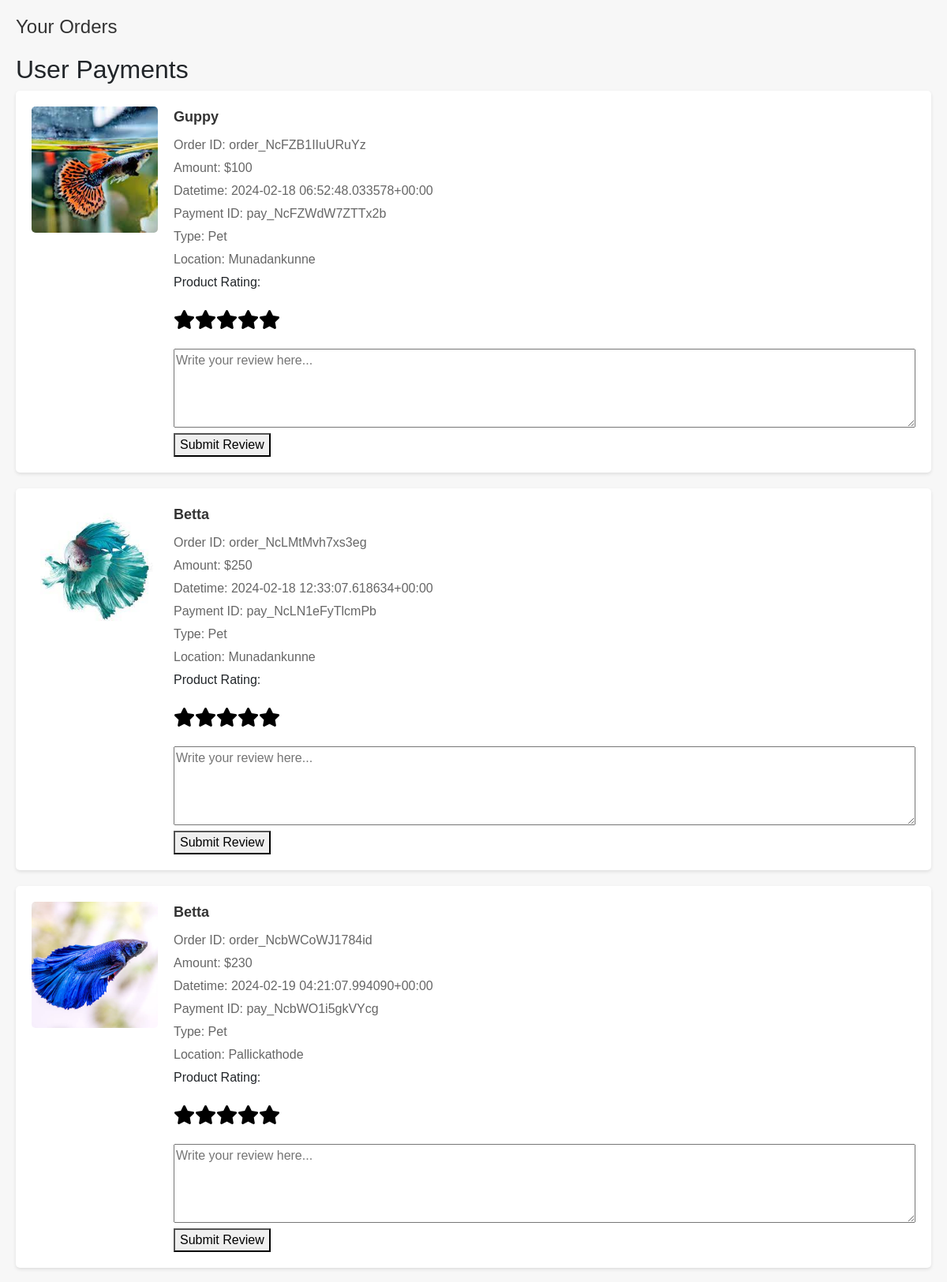
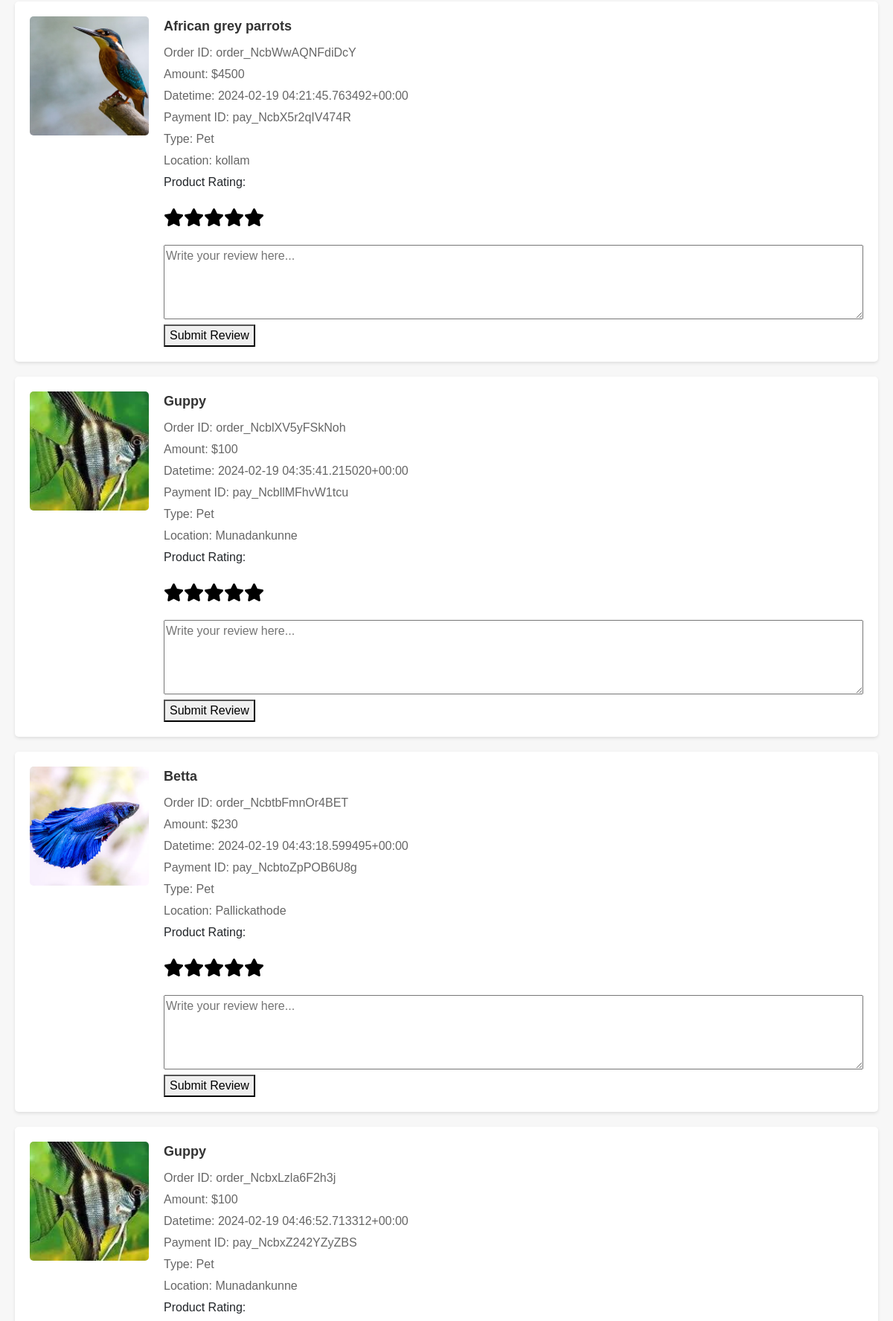
The page /order/ (upper part) on the database its author committed (2 pictures, top to bottom).
### aapmapp/models.py (models this page shows, shortened)
class Userpayment(models.Model):
    user      =     models.ForeignKey(dealer, on_delete=models.CASCADE,null=True,blank=True)
    cart = models.IntegerField(blank=True, null=True)
    amount = models.IntegerField(default=0)
    datetime = models.TextField(default="empty")
    order_id_data = models.TextField(default="empty")
    payment_id_data = models.TextField(default="empty")
    item = models.ForeignKey(Pet,on_delete=models.CASCADE, null=False)
    status = models.TextField(default="active")

class Pet(models.Model):
    dealer = models.ForeignKey(dealer, on_delete=models.CASCADE)  # Add this line to create the foreign key relationship
    CATEGORY_CHOICES = [
        ('dog', 'Dogs'),
        ('cat', 'Cats'),
        ('fish', 'Fish'),
        ('bird', 'Birds'),
    ]
    category = models.CharField(max_length=4, choices=CATEGORY_CHOICES)
    pet_breed = models.CharField(max_length=100, null=True)
    pet_age = models.CharField(max_length=10 ,null=True)
    pet_description = models.TextField(max_length=30, null=True)
    price = models.DecimalField(max_digits=10, decimal_places=2)
    quantity = models.PositiveIntegerField()
    location = models.CharField(max_length=100)
    image = models.ImageField(upload_to='pet_images/')

### aapmapp/views.py (the view)
# urls.py: path('order/', views.order, name='order'),
def order(request):
    user_payments = Userpayment.objects.all()  # Retrieve all user payments from Userpayment model
    user_payments_aquarium = Userpayment_aquarium.objects.all()  # Retrieve all user payments from Userpayment_aquarium model
    pets = Pet.objects.all()
    pet_ids = [pet.id for pet in pets]
    return render(request, 'order.html', {'user_payments': user_payments, 'user_payments_aquarium': user_payments_aquarium, 'pet_ids': pet_ids})

### aapmapp/templates/order.html (shortened to what this page needs)
<!DOCTYPE html>
<html lang="en">
<head>
    <link rel="stylesheet" href="https://maxcdn.bootstrapcdn.com/bootstrap/4.5.2/css/bootstrap.min.css">
    <link rel="stylesheet" href="https://cdnjs.cloudflare.com/ajax/libs/font-awesome/5.15.4/css/all.min.css">
</head>
<body>
    <div class="container">
        <h1>Your Orders</h1>
        <h2>User Payments</h2>
        {% for payment in user_payments %}
        <div class="order-item">
            <div class="item-details">
                <img src="{{ payment.item.image.url }}" alt="Product Image" class="item-image">
                <div class="item-info">
                    <div class="item-name">{{ payment.item.pet_breed }}</div>
                    <div class="item-meta">Order ID: {{ payment.order_id_data }}</div>
                    <div class="item-meta">Amount: ${{ payment.amount }}</div>
                    <div class="item-meta">Datetime: {{ payment.datetime }}</div>
                    <div class="item-meta">Payment ID: {{ payment.payment_id_data }}</div>
                    <div class="item-meta">Type: Pet</div>
                    <div class="item-meta">Location: {{ payment.item.location }}</div>
                    <div class="review-form">
                        <form method="post" action="{% url 'submit_review' payment.item.id %}">
                            <label for="product_rating">Product Rating:</label>
                            <div class="rating">
                                <label for="star5"><i class="fas fa-star "></i></label>
                                <label for="star4"><i class="fas fa-star "></i></label>
                                <label for="star3"><i class="fas fa-star "></i></label>
                                <label for="star2"><i class="fas fa-star "></i></label>
                                <label for="star1"><i class="fas fa-star "></i></label>
                            </div>
                            <textarea name="product_review" placeholder="Write your review here...">{{ payment.review }}</textarea>
                            <button type="submit">Submit Review</button>
                        </form>
                    </div>
                </div>
            </div>
        </div>
        {% endfor %}
    </div>
</body>
</html>

### aapmapp/templates/order.html (style rules this page uses)
body { font-family: Arial, sans-serif; background-color: #f7f7f7; }
.container { max-width: 1200px; margin: 0 auto; padding: 20px; }
h1 { font-size: 24px; margin-bottom: 20px; color: #333; }
.order-item { display: flex; margin-bottom: 20px; background-color: #fff; border-radius: 5px; box-shadow: 0 2px 4px rgba(0, 0, 0, 0.1); }
.item-details { display: flex; padding: 20px; width: 100%; }
.item-image { width: 160px; height: 160px; object-fit: cover; border-radius: 5px; margin-right: 20px; }
.item-info { flex-grow: 1; }
.item-name { font-size: 18px; font-weight: bold; margin-bottom: 10px; color: #333; }
.item-meta { color: #666; margin-bottom: 5px; }
.rating { margin-top: 10px; display: flex; align-items: center; }
.rating label { font-size: 24px; color: #000; cursor: pointer; }
.review-form textarea { width: 100%; height: 100px; resize: vertical; margin-top: 10px; }

### rows shown on the page
Userpayment: item.image (picture), item.pet_breed "Guppy", order_id_data "order_NcFZB1IIuURuYz", amount "100", datetime "2024-02-18 06:52:48.033578+00:00", payment_id_data "pay_NcFZWdW7ZTTx2b", item.location "Munadankunne"
Userpayment: item.image (picture), item.pet_breed "Betta", order_id_data "order_NcLMtMvh7xs3eg", amount "250", datetime "2024-02-18 12:33:07.618634+00:00", payment_id_data "pay_NcLN1eFyTlcmPb", item.location "Munadankunne"
Userpayment: item.image (picture), item.pet_breed "Betta", order_id_data "order_NcbWCoWJ1784id", amount "230", datetime "2024-02-19 04:21:07.994090+00:00", payment_id_data "pay_NcbWO1i5gkVYcg", item.location "Pallickathode"
Userpayment: item.image (picture), item.pet_breed "African grey parrots", order_id_data "order_NcbWwAQNFdiDcY", amount "4500", datetime "2024-02-19 04:21:45.763492+00:00", payment_id_data "pay_NcbX5r2qIV474R", item.location "kollam"
Userpayment: item.image (picture), item.pet_breed "Guppy", order_id_data "order_NcblXV5yFSkNoh", amount "100", datetime "2024-02-19 04:35:41.215020+00:00", payment_id_data "pay_NcbllMFhvW1tcu", item.location "Munadankunne"
Userpayment: item.image (picture), item.pet_breed "Betta", order_id_data "order_NcbtbFmnOr4BET", amount "230", datetime "2024-02-19 04:43:18.599495+00:00", payment_id_data "pay_NcbtoZpPOB6U8g", item.location "Pallickathode"
Userpayment: item.image (picture), item.pet_breed "Guppy", order_id_data "order_NcbxLzla6F2h3j", amount "100", datetime "2024-02-19 04:46:52.713312+00:00", payment_id_data "pay_NcbxZ242YZyZBS", item.location "Munadankunne"
